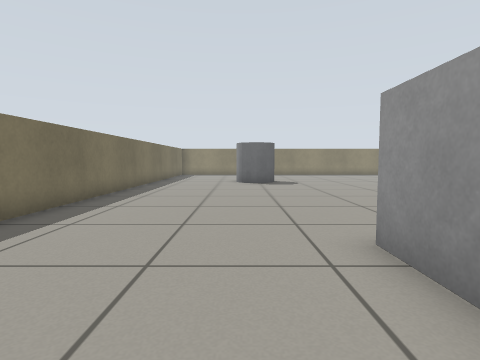
view 1 (above)

18 first-person views from a walk through a Gazebo world. The camera is 0.57 m above the floor, tilts 4° down and sees 80° across. The floor is counted in squares, 0.5 m on a side. Each view is taken from the middle of a square. On the plan, view 1 faces up. The plan holds only what a view shows up to about 12 squares ahead; the rest is blank.

view 2
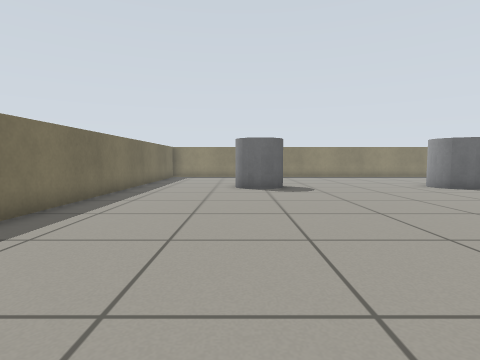

view 3
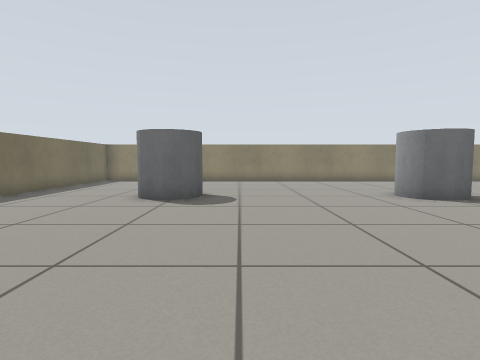

view 4
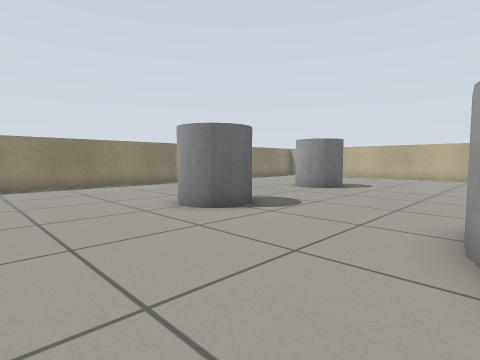

view 5
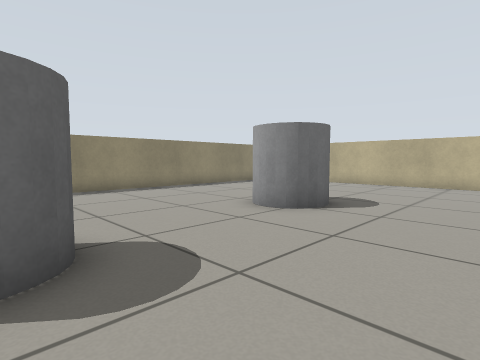

view 6
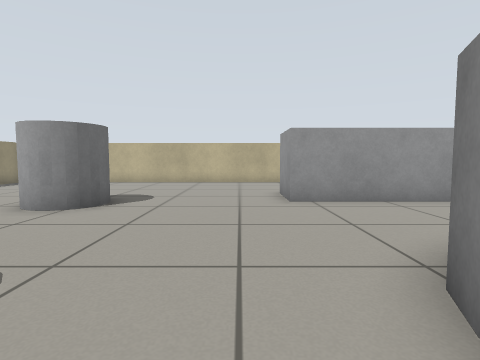

view 7
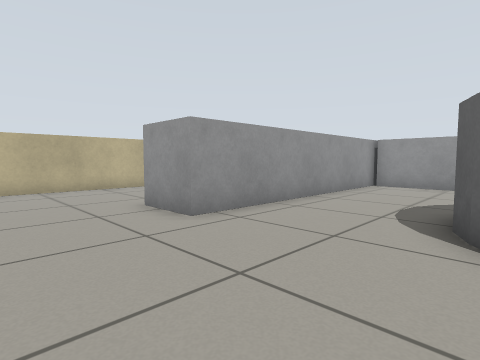

view 8
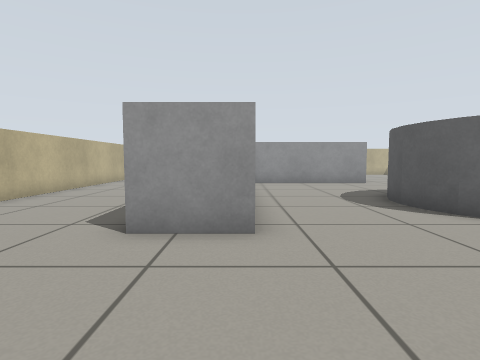

view 9
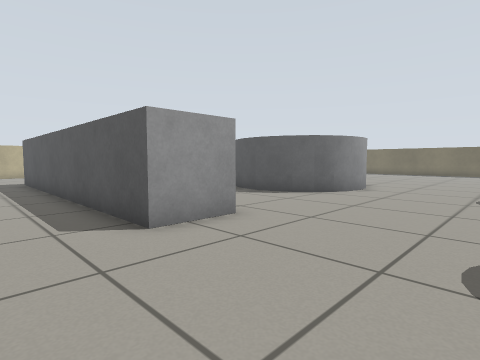

view 10
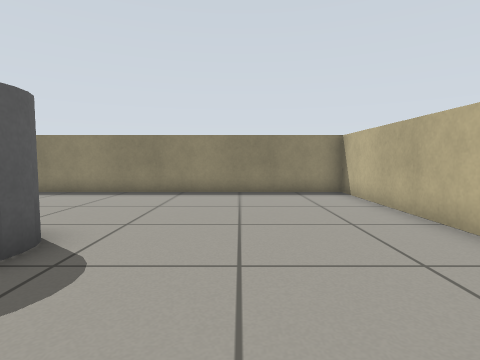

view 11
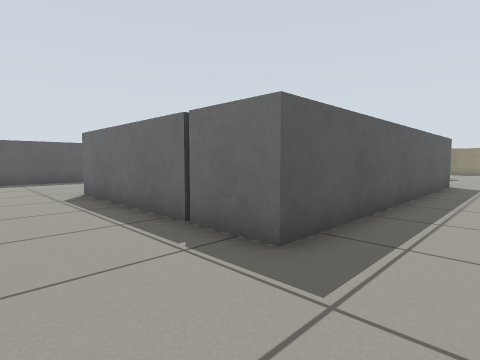

view 12
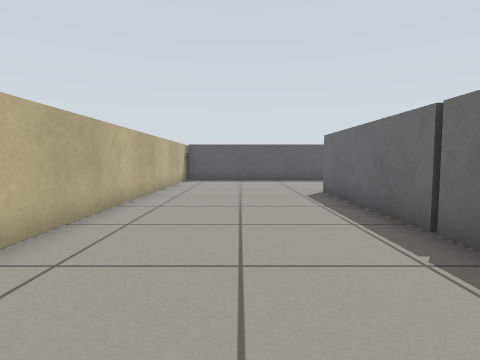

view 13
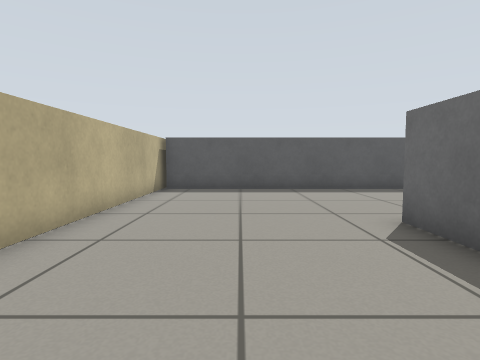

view 14
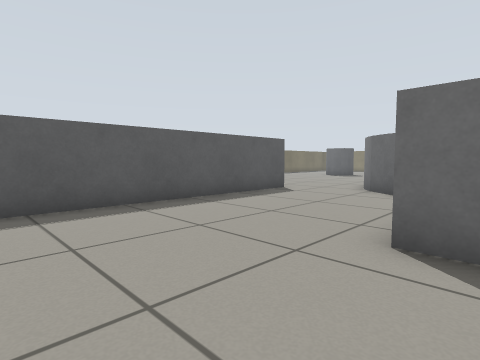

view 15
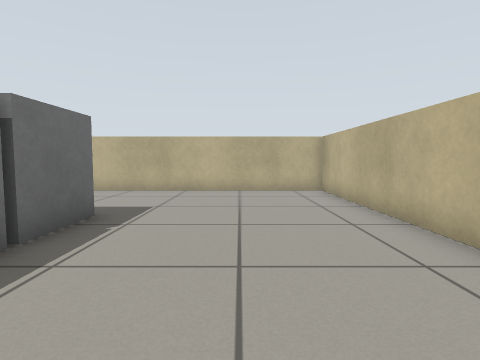

view 16
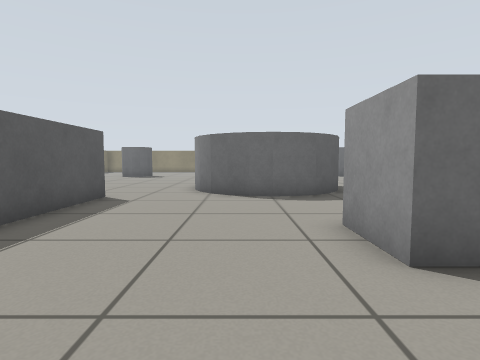

view 17
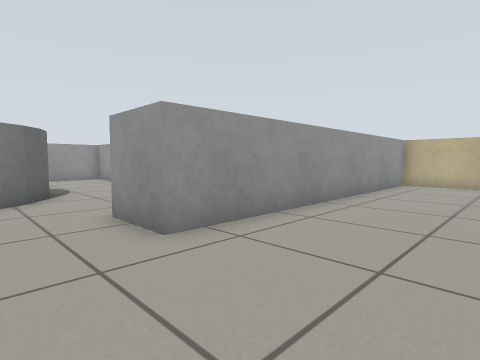

view 18
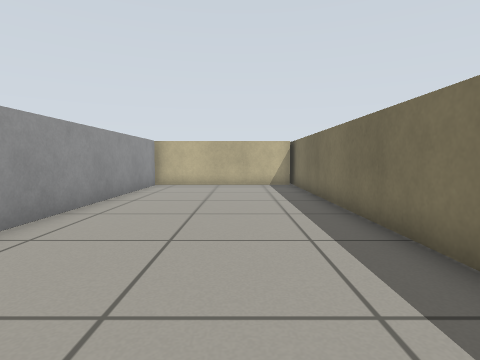

### Floor plan
Key: @ floor where view 1 was taken; # wall or solid block; . floor; B grey box; C grey cylinder.
Columns run from 4 left of view 1 to 23 right of it. Each row starts with its distance up from view 1.
 22          ####   ############
 21          .....  ...........#
 20          ..................#
 19          ..................#
 18 #..   .....................#
 17 #...  .....................#
 16 #...  ....... ....CCC......#
 15 #...C C.....C C...CCC......#
 14 #...CC......CCC............#
 13 #..........................#
 12 #..........................#
 11 #..........................#
 10 #............C......BB.....#
  9 #.......... CCCC....B B....#
  8 #.........     CC...B B....#
  7 #.........      C...B B....#
  6 #.........C     C...B B....#
  5 #..........C   C....B B....#
  4  .....BBB...CCC.....B B....#
  3  .....B B...........B B. ..#
  2 #.....B B...........B B. ..#
  1 #.....B B......  ...B B..  #
  0 #...@.B B.....B  BBB  B....#
 -1 #.....B B.....B       B....#
 -2 #.....B B.....BBBBBBBBB....#
 -3 #.....B B..................#
 -4 #.....B B..................#
 -5 #.....B B..................#
 -6 #.....B B..................#
 -7 #.....B B..................#
 -8    #########################

Where each view was taken, in squares from view 1:
view 1: 0 up, 0 right, facing up
view 2: 3 up, 0 right, facing up
view 3: 6 up, 3 right, facing up
view 4: 9 up, 4 right, facing up-right
view 5: 11 up, 9 right, facing up-right
view 6: 11 up, 8 right, facing right
view 7: 13 up, 11 right, facing down-right
view 8: 14 up, 16 right, facing down
view 9: 14 up, 20 right, facing down-left
view 10: 12 up, 19 right, facing up
view 11: 5 down, 20 right, facing up-left
view 12: 5 down, 20 right, facing left
view 13: 5 down, 15 right, facing left
view 14: 6 down, 11 right, facing up-left
view 15: 5 down, 12 right, facing right
view 16: 5 down, 8 right, facing up
view 17: 6 up, 2 left, facing down-right
view 18: 5 up, 2 left, facing down
